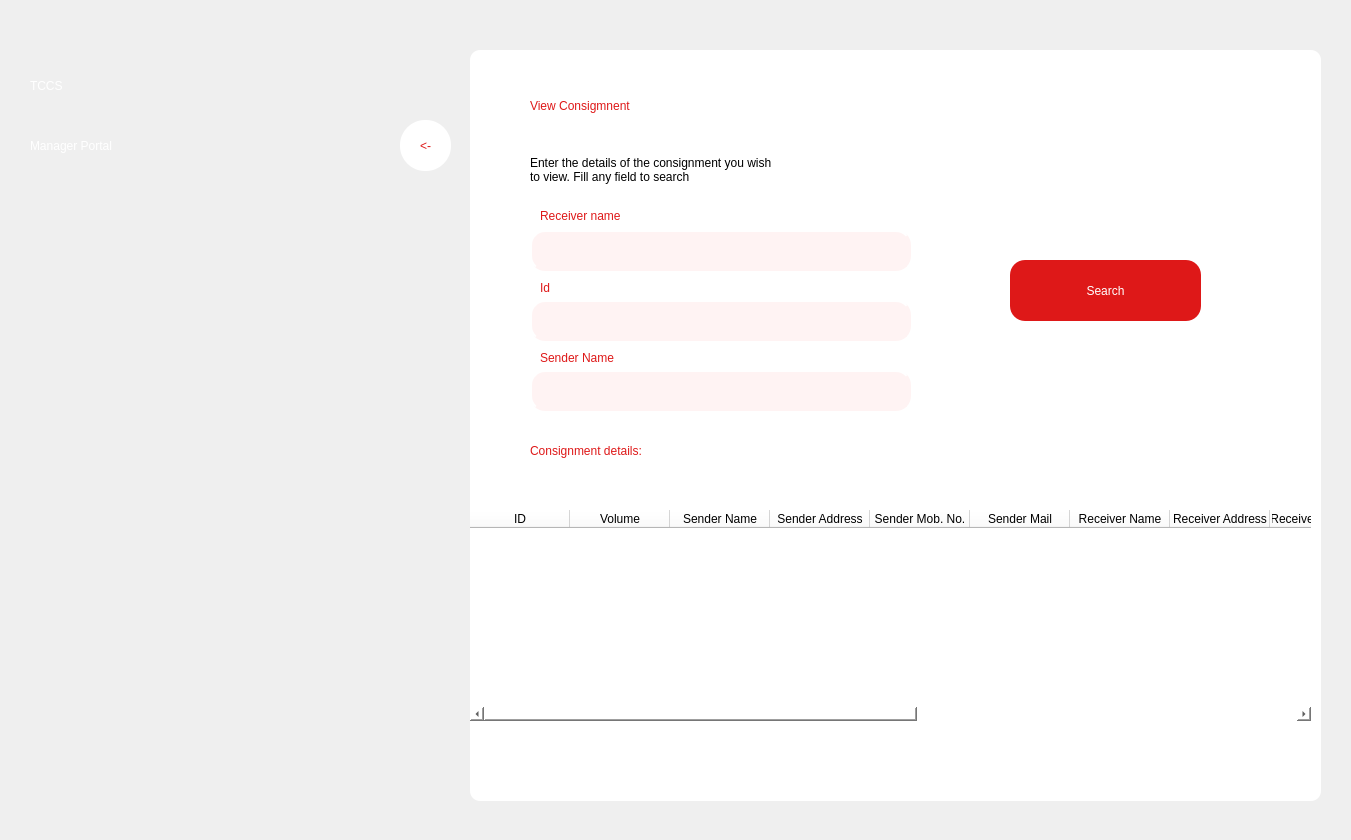
<?xml version="1.0" encoding="UTF-8"?>
<ui version="4.0">
 <class>Dialog</class>
 <widget class="QDialog" name="Dialog">
  <property name="geometry">
   <rect>
    <x>0</x>
    <y>0</y>
    <width>1351</width>
    <height>840</height>
   </rect>
  </property>
  <property name="windowTitle">
   <string>Dialog</string>
  </property>
  <widget class="QWidget" name="widget" native="true">
   <property name="geometry">
    <rect>
     <x>0</x>
     <y>0</y>
     <width>1351</width>
     <height>841</height>
    </rect>
   </property>
   <widget class="QLabel" name="label">
    <property name="geometry">
     <rect>
      <x>0</x>
      <y>0</y>
      <width>1351</width>
      <height>841</height>
     </rect>
    </property>
    <property name="text">
     <string/>
    </property>
    <property name="pixmap">
     <pixmap>truck2.jpg</pixmap>
    </property>
    <property name="scaledContents">
     <bool>true</bool>
    </property>
   </widget>
   <widget class="QLabel" name="label_2">
    <property name="geometry">
     <rect>
      <x>30</x>
      <y>30</y>
      <width>231</width>
      <height>111</height>
     </rect>
    </property>
    <property name="styleSheet">
     <string notr="true">font: 75 48pt &quot;League Spartan&quot;;
color: white;</string>
    </property>
    <property name="text">
     <string>TCCS</string>
    </property>
   </widget>
   <widget class="QLabel" name="label_3">
    <property name="geometry">
     <rect>
      <x>30</x>
      <y>110</y>
      <width>371</width>
      <height>71</height>
     </rect>
    </property>
    <property name="styleSheet">
     <string notr="true">font: 75 28pt &quot;League Spartan&quot;;
color: white</string>
    </property>
    <property name="text">
     <string>Manager Portal</string>
    </property>
   </widget>
   <widget class="QPushButton" name="backButton">
    <property name="geometry">
     <rect>
      <x>400</x>
      <y>120</y>
      <width>51</width>
      <height>51</height>
     </rect>
    </property>
    <property name="styleSheet">
     <string notr="true">QPushButton{
font: 75 20pt &quot;Calibri&quot;;
color: rgb(222, 24, 24);
background-color: white;
border-radius: 25px
}
QPushButton:hover{
background-color: &quot;#222222&quot;

}</string>
    </property>
    <property name="text">
     <string>&lt;-</string>
    </property>
   </widget>
   <widget class="QWidget" name="viewEmployeeWidget" native="true">
    <property name="geometry">
     <rect>
      <x>470</x>
      <y>50</y>
      <width>851</width>
      <height>751</height>
     </rect>
    </property>
    <property name="styleSheet">
     <string notr="true">background-color: white;
border-radius: 10px</string>
    </property>
    <widget class="QLabel" name="label_16">
     <property name="geometry">
      <rect>
       <x>60</x>
       <y>20</y>
       <width>451</width>
       <height>71</height>
      </rect>
     </property>
     <property name="styleSheet">
      <string notr="true">font: 75 24pt &quot;League Spartan&quot;;
color: rgb(222,24,24);
</string>
     </property>
     <property name="text">
      <string>View Consigmnent</string>
     </property>
    </widget>
    <widget class="QLabel" name="label_17">
     <property name="geometry">
      <rect>
       <x>60</x>
       <y>90</y>
       <width>421</width>
       <height>61</height>
      </rect>
     </property>
     <property name="styleSheet">
      <string notr="true">font: 25 13pt &quot;Calibri&quot;;</string>
     </property>
     <property name="text">
      <string>&lt;html&gt;&lt;head/&gt;&lt;body&gt;&lt;p&gt;Enter the details of the consignment you wish&lt;br/&gt;to view. Fill any field to search&lt;/p&gt;&lt;/body&gt;&lt;/html&gt;</string>
     </property>
    </widget>
    <widget class="QLabel" name="label_11">
     <property name="geometry">
      <rect>
       <x>70</x>
       <y>155</y>
       <width>131</width>
       <height>21</height>
      </rect>
     </property>
     <property name="styleSheet">
      <string notr="true">color: rgb(222,24,24);
font: 25 14pt &quot;Calibri&quot;;</string>
     </property>
     <property name="text">
      <string>Receiver name</string>
     </property>
    </widget>
    <widget class="QLineEdit" name="receiverNameLineEdit">
     <property name="geometry">
      <rect>
       <x>60</x>
       <y>180</y>
       <width>381</width>
       <height>41</height>
      </rect>
     </property>
     <property name="font">
      <font>
       <family>Calibri</family>
       <pointsize>12</pointsize>
       <weight>3</weight>
       <italic>false</italic>
       <bold>false</bold>
      </font>
     </property>
     <property name="styleSheet">
      <string notr="true">background-color: #fff3f3;
border-style: outset;
border-width: 2px;
border-radius: 15px;
border-color: #fff3f3;
padding-left: 10px;
font: 25 12pt &quot;Calibri&quot;;
color: #808080</string>
     </property>
    </widget>
    <widget class="QPushButton" name="searchConsignment">
     <property name="geometry">
      <rect>
       <x>540</x>
       <y>210</y>
       <width>191</width>
       <height>61</height>
      </rect>
     </property>
     <property name="styleSheet">
      <string notr="true">QPushButton{
font: 75 20pt &quot;League Spartan&quot;;
color: white;
background-color: rgb(222, 24, 24);
border-radius: 15px
}
QPushButton:hover{
background-color: '#eeeeee';
color: rgb(222, 24, 24);
border: 2px;
border-color: rgb(222,24,24)
}</string>
     </property>
     <property name="text">
      <string>Search</string>
     </property>
    </widget>
    <widget class="QLineEdit" name="IDLineEdit">
     <property name="geometry">
      <rect>
       <x>60</x>
       <y>250</y>
       <width>381</width>
       <height>41</height>
      </rect>
     </property>
     <property name="font">
      <font>
       <family>Calibri</family>
       <pointsize>12</pointsize>
       <weight>3</weight>
       <italic>false</italic>
       <bold>false</bold>
      </font>
     </property>
     <property name="styleSheet">
      <string notr="true">background-color: #fff3f3;
border-style: outset;
border-width: 2px;
border-radius: 15px;
border-color: #fff3f3;
padding-left: 10px;
font: 25 12pt &quot;Calibri&quot;;
color: #808080</string>
     </property>
    </widget>
    <widget class="QLabel" name="label_12">
     <property name="geometry">
      <rect>
       <x>70</x>
       <y>230</y>
       <width>121</width>
       <height>16</height>
      </rect>
     </property>
     <property name="styleSheet">
      <string notr="true">color: rgb(222,24,24);
font: 25 14pt &quot;Calibri&quot;;</string>
     </property>
     <property name="text">
      <string>Id</string>
     </property>
    </widget>
    <widget class="QLabel" name="label_4">
     <property name="geometry">
      <rect>
       <x>60</x>
       <y>370</y>
       <width>411</width>
       <height>61</height>
      </rect>
     </property>
     <property name="styleSheet">
      <string notr="true">font: 75 24pt &quot;League Spartan&quot;;
color: rgb(222,24,24);
</string>
     </property>
     <property name="text">
      <string>Consignment details:</string>
     </property>
    </widget>
    <widget class="QWidget" name="widget_2" native="true">
     <property name="geometry">
      <rect>
       <x>0</x>
       <y>440</y>
       <width>851</width>
       <height>251</height>
      </rect>
     </property>
     <property name="styleSheet">
      <string notr="true">QWidget#widget_2{
background-color: '#eeeeee'
}</string>
     </property>
     <widget class="QTableWidget" name="consignmentTable">
      <property name="geometry">
       <rect>
        <x>0</x>
        <y>20</y>
        <width>841</width>
        <height>211</height>
       </rect>
      </property>
      <property name="styleSheet">
       <string notr="true"/>
      </property>
      <column>
       <property name="text">
        <string>ID</string>
       </property>
      </column>
      <column>
       <property name="text">
        <string>Volume</string>
       </property>
      </column>
      <column>
       <property name="text">
        <string>Sender Name</string>
       </property>
      </column>
      <column>
       <property name="text">
        <string>Sender Address</string>
       </property>
      </column>
      <column>
       <property name="text">
        <string>Sender Mob. No.</string>
       </property>
      </column>
      <column>
       <property name="text">
        <string>Sender Mail</string>
       </property>
      </column>
      <column>
       <property name="text">
        <string>Receiver Name</string>
       </property>
      </column>
      <column>
       <property name="text">
        <string>Receiver Address</string>
       </property>
      </column>
      <column>
       <property name="text">
        <string>Receiver Mob. No.</string>
       </property>
      </column>
      <column>
       <property name="text">
        <string>Time Of Arrival</string>
       </property>
      </column>
      <column>
       <property name="text">
        <string>Time Of Dispatch</string>
       </property>
      </column>
      <column>
       <property name="text">
        <string>Cost</string>
       </property>
      </column>
      <column>
       <property name="text">
        <string>At Branch</string>
       </property>
      </column>
      <column>
       <property name="text">
        <string>Destination</string>
       </property>
      </column>
      <column>
       <property name="text">
        <string>Status</string>
       </property>
      </column>
     </widget>
    </widget>
    <widget class="QLabel" name="label_13">
     <property name="geometry">
      <rect>
       <x>70</x>
       <y>300</y>
       <width>121</width>
       <height>16</height>
      </rect>
     </property>
     <property name="styleSheet">
      <string notr="true">color: rgb(222,24,24);
font: 25 14pt &quot;Calibri&quot;;</string>
     </property>
     <property name="text">
      <string>Sender Name</string>
     </property>
    </widget>
    <widget class="QLineEdit" name="senderNameLineEdit">
     <property name="geometry">
      <rect>
       <x>60</x>
       <y>320</y>
       <width>381</width>
       <height>41</height>
      </rect>
     </property>
     <property name="font">
      <font>
       <family>Calibri</family>
       <pointsize>12</pointsize>
       <weight>3</weight>
       <italic>false</italic>
       <bold>false</bold>
      </font>
     </property>
     <property name="styleSheet">
      <string notr="true">background-color: #fff3f3;
border-style: outset;
border-width: 2px;
border-radius: 15px;
border-color: #fff3f3;
padding-left: 10px;
font: 25 12pt &quot;Calibri&quot;;
color: #808080</string>
     </property>
    </widget>
    <zorder>label_16</zorder>
    <zorder>label_17</zorder>
    <zorder>label_11</zorder>
    <zorder>receiverNameLineEdit</zorder>
    <zorder>searchConsignment</zorder>
    <zorder>IDLineEdit</zorder>
    <zorder>label_12</zorder>
    <zorder>label_4</zorder>
    <zorder>label_13</zorder>
    <zorder>senderNameLineEdit</zorder>
    <zorder>widget_2</zorder>
   </widget>
  </widget>
 </widget>
 <resources/>
 <connections/>
</ui>
